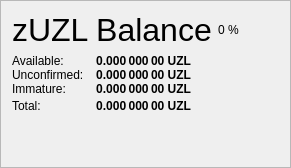
                   <widget class="QFrame" name="frame_ZerocoinBalances">
                    <property name="frameShape">
                     <enum>QFrame::StyledPanel</enum>
                    </property>
                    <property name="frameShadow">
                     <enum>QFrame::Raised</enum>
                    </property>
                    <layout class="QVBoxLayout" name="verticalLayout_7">
                     <item>
                      <layout class="QHBoxLayout" name="horizontalLayout_8" stretch="0,0,0">
                       <item>
                        <widget class="QLabel" name="label_5z_3">
                         <property name="minimumSize">
                          <size>
                           <width>0</width>
                           <height>20</height>
                          </size>
                         </property>
                         <property name="font">
                          <font>
                           <pointsize>24</pointsize>
                           <weight>50</weight>
                           <bold>false</bold>
                          </font>
                         </property>
                         <property name="text">
                          <string>zUZL Balance</string>
                         </property>
                        </widget>
                       </item>
                       <item>
                        <widget class="QLabel" name="labelzUZLPercent">
                         <property name="text">
                          <string notr="true">0 %</string>
                         </property>
                        </widget>
                       </item>
                       <item>
                        <spacer name="horizontalSpacer_11">
                         <property name="orientation">
                          <enum>Qt::Horizontal</enum>
                         </property>
                         <property name="sizeHint" stdset="0">
                          <size>
                           <width>40</width>
                           <height>20</height>
                          </size>
                         </property>
                        </spacer>
                       </item>
                      </layout>
                     </item>
                     <item>
                      <layout class="QGridLayout" name="gridLayout_5">
                       <property name="horizontalSpacing">
                        <number>12</number>
                       </property>
                       <property name="verticalSpacing">
                        <number>0</number>
                       </property>
                       <item row="1" column="0">
                        <widget class="QLabel" name="labelzBalanceMatureText">
                         <property name="toolTip">
                          <string>Mature: more than 20 confirmation and more than 1 mint of the same denomination after it was minted.
These zUZL are spendable.</string>
                         </property>
                         <property name="text">
                          <string>Available:</string>
                         </property>
                        </widget>
                       </item>
                       <item row="1" column="1">
                        <widget class="QLabel" name="labelzBalanceMature">
                         <property name="font">
                          <font>
                           <weight>75</weight>
                           <bold>true</bold>
                          </font>
                         </property>
                         <property name="toolTip">
                          <string>Mature: more than 20 confirmation and more than 1 mint of the same denomination after it was minted.
These zUZL are spendable.</string>
                         </property>
                         <property name="text">
                          <string notr="true">0.000 000 00 UZL</string>
                         </property>
                         <property name="alignment">
                          <set>Qt::AlignRight|Qt::AlignTrailing|Qt::AlignVCenter</set>
                         </property>
                        </widget>
                       </item>
                       <item row="2" column="0">
                        <widget class="QLabel" name="labelzBalanceUnconfirmedText">
                         <property name="toolTip">
                          <string>Unconfirmed: less than 20 confirmations
Immature: confirmed, but less than 3 mints of the same denomination after it was minted</string>
                         </property>
                         <property name="text">
                          <string>Unconfirmed:</string>
                         </property>
                        </widget>
                       </item>
                       <item row="2" column="1">
                        <widget class="QLabel" name="labelzBalanceUnconfirmed">
                         <property name="font">
                          <font>
                           <weight>75</weight>
                           <bold>true</bold>
                          </font>
                         </property>
                         <property name="toolTip">
                          <string>Unconfirmed: less than 20 confirmations
Immature: confirmed, but less than 3 mints of the same denomination after it was minted</string>
                         </property>
                         <property name="text">
                          <string notr="true">0.000 000 00 UZL</string>
                         </property>
                         <property name="alignment">
                          <set>Qt::AlignRight|Qt::AlignTrailing|Qt::AlignVCenter</set>
                         </property>
                        </widget>
                       </item>
                       <item row="3" column="0">
                        <widget class="QLabel" name="labelzBalanceImmatureText">
                         <property name="toolTip">
                          <string>Unconfirmed: less than 20 confirmations
Immature: confirmed, but less than 3 mints of the same denomination after it was minted</string>
                         </property>
                         <property name="text">
                          <string>Immature:</string>
                         </property>
                        </widget>
                       </item>
                       <item row="3" column="1">
                        <widget class="QLabel" name="labelzBalanceImmature">
                         <property name="font">
                          <font>
                           <weight>75</weight>
                           <bold>true</bold>
                          </font>
                         </property>
                         <property name="toolTip">
                          <string>Unconfirmed: less than 20 confirmations
Immature: confirmed, but less than 3 mints of the same denomination after it was minted</string>
                         </property>
                         <property name="text">
                          <string notr="true">0.000 000 00 UZL</string>
                         </property>
                         <property name="alignment">
                          <set>Qt::AlignRight|Qt::AlignTrailing|Qt::AlignVCenter</set>
                         </property>
                        </widget>
                       </item>
                       <item row="4" column="0">
                        <widget class="QLabel" name="labelzBalanceText">
                         <property name="toolTip">
                          <string>Your current zUZL balance, unconfirmed and immature zUZL included.</string>
                         </property>
                         <property name="text">
                          <string>Total:</string>
                         </property>
                        </widget>
                       </item>
                       <item row="4" column="1">
                        <widget class="QLabel" name="labelzBalance">
                         <property name="font">
                          <font>
                           <weight>75</weight>
                           <bold>true</bold>
                          </font>
                         </property>
                         <property name="cursor">
                          <cursorShape>IBeamCursor</cursorShape>
                         </property>
                         <property name="toolTip">
                          <string>Your current zUZL balance, unconfirmed and immature zUZL included.</string>
                         </property>
                         <property name="text">
                          <string notr="true">0.000 000 00 UZL</string>
                         </property>
                         <property name="alignment">
                          <set>Qt::AlignRight|Qt::AlignTrailing|Qt::AlignVCenter</set>
                         </property>
                         <property name="textInteractionFlags">
                          <set>Qt::LinksAccessibleByMouse|Qt::TextSelectableByKeyboard|Qt::TextSelectableByMouse</set>
                         </property>
                        </widget>
                       </item>
                       <item row="4" column="2">
                        <spacer name="horizontalSpacer_4">
                         <property name="orientation">
                          <enum>Qt::Horizontal</enum>
                         </property>
                         <property name="sizeHint" stdset="0">
                          <size>
                           <width>40</width>
                           <height>20</height>
                          </size>
                         </property>
                        </spacer>
                       </item>
                      </layout>
                     </item>
                     <item>
                      <spacer name="verticalSpacer_4">
                       <property name="orientation">
                        <enum>Qt::Vertical</enum>
                       </property>
                       <property name="sizeHint" stdset="0">
                        <size>
                         <width>20</width>
                         <height>40</height>
                        </size>
                       </property>
                      </spacer>
                     </item>
                    </layout>
                   </widget>
